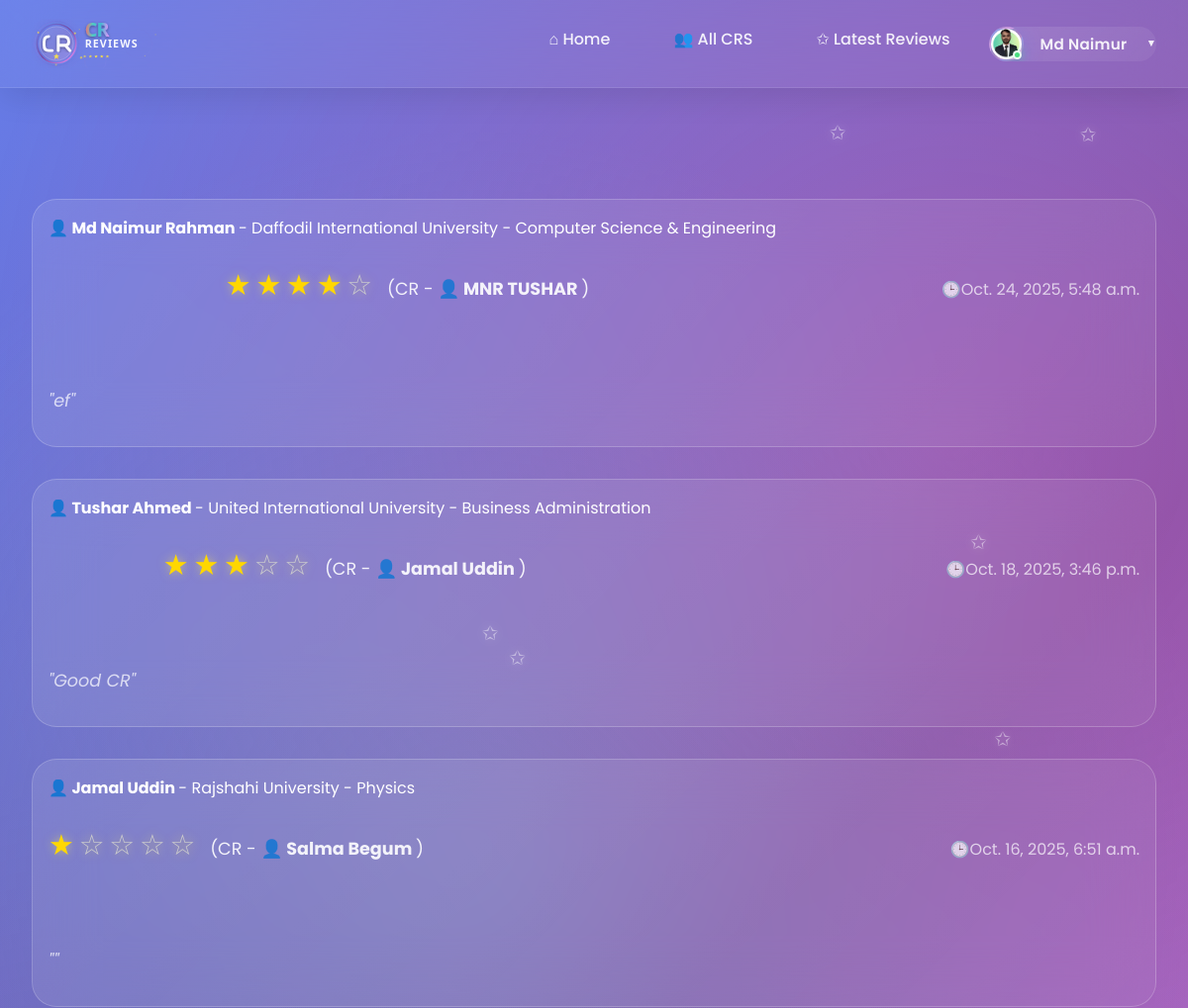
The app's page /latest_reviews/ (signed in, upper part), older data.
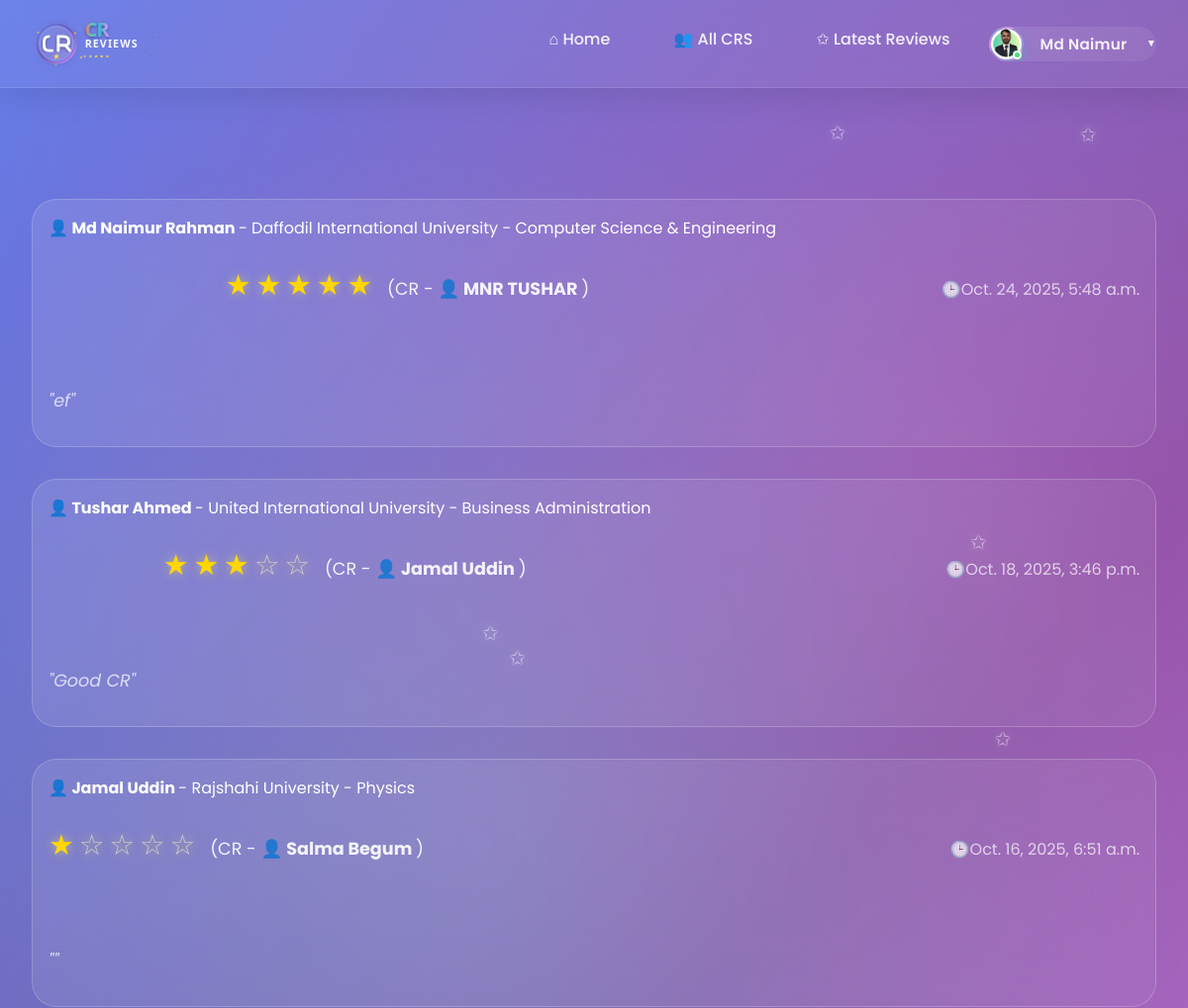
The same page, newer data.
### cr/models.py (models this page shows, shortened)
class Review(models.Model):
    user=models.OneToOneField('userprofile.User', on_delete=models.CASCADE,related_name='userreviews')
    cr_profile=models.ForeignKey(CrProfile, on_delete=models.CASCADE,related_name='cr_reviews')
    rating = models.PositiveSmallIntegerField()
    description = models.TextField(blank=True, null=True)
    slug = models.SlugField(unique=True, blank=True)
    created_at = models.DateTimeField(auto_now_add=True)
    updated_at = models.DateTimeField(auto_now=True)
    deleted_at = models.DateTimeField(blank=True, null=True)

class University(models.Model):
    Public = "Public"
    Private = "Private"
    university_type = [
        (Public,"Public"),
        (Private,"Private"),
    ]
    title =models.CharField(max_length=100,unique=True,blank=False,null=False)
    type =models.CharField(max_length=100,choices=university_type)
    address=models.CharField(max_length=150, blank=True, null=True)
    slug=models.SlugField(blank=True,unique=True)
    created_at=models.DateTimeField(auto_now_add=True)
    updated_at=models.DateTimeField(auto_now=True)
    daleted_at=models.DateTimeField(auto_now=True,blank=True,null=True)
    def __str__(self):
        return self.title

class Department(models.Model):
    university=models.ForeignKey(University, on_delete=models.CASCADE,related_name='departments')
    title=models.CharField(max_length=50,unique=True,blank=False,null=False)
    code=models.CharField(max_length=50,unique=True,blank=True,null=True)
    slug=models.SlugField(blank=True,unique=True)
    created_at=models.DateTimeField(auto_now_add=True)
    updated_at=models.DateTimeField(auto_now=True)
    daleted_at=models.DateTimeField(auto_now=True,blank=True,null=True)
    def __str__(self):
        return self.title

class CrProfile(models.Model):
    user=models.OneToOneField('userprofile.User', on_delete=models.CASCADE,related_name='user_profile')
    university=models.ForeignKey(University, on_delete=models.CASCADE,related_name='university_crs')
    department=models.ForeignKey(Department, on_delete=models.CASCADE,related_name='department_crs')
    cr_status = models.CharField(
    max_length=20,
    choices=[('Present', 'Present CR'), ('Former', 'Former CR')],
    default='Present'
    )
    profile_picture = models.ImageField(upload_to='cr_profile_pictures/', blank=True, null=True)
    name = models.CharField(max_length=100)
    gender = models.CharField(choices=[('M', 'Male'), ('F', 'Female')], max_length=1)
    email = models.EmailField(blank=True, null=True)
    phone = models.CharField(max_length=30, blank=True, null=True)
    st_id = models.CharField(max_length=50, unique=True)
    batch = models.CharField(max_length=20)
    dept_batch = models.CharField(max_length=20 , blank=True, null=True)
    section = models.CharField(max_length=10)
    bio = models.TextField(blank=True, null=True)
    date_of_birth = models.DateField(blank=True, null=True)
    slug = models.SlugField(unique=True, blank=True)
    facebook_url = models.URLField(default='https://www.facebook.com/')
    instagram_url = models.URLField(default='https://www.instagram.com/')
    linkedin_url = models.URLField(default='https://www.linkedin.com/')
    created_at=models.DateTimeField(auto_now_add=True)
    updated_at=models.DateTimeField(auto_now=True)
    deleted_at=models.DateTimeField(auto_now=True,blank=True,null=True)

### userprofile/models.py (models this page shows, shortened)
class User(AbstractBaseUser,PermissionsMixin):
    university=models.ForeignKey(University, on_delete=models.SET_NULL,related_name='university',null=True,blank=True)
    department=models.ForeignKey(Department, on_delete=models.SET_NULL,related_name='department',null=True,blank=True)
    profile_picture=models.ImageField(upload_to=user_profile_picture_path,null=True,blank=True)
    first_name = models.CharField(max_length=50)
    last_name = models.CharField(max_length=50)
    gender = models.CharField(choices=[('M', 'Male'), ('F', 'Female')], max_length=1)
    email = models.EmailField(unique=True)
    phone=models.CharField(max_length=20,null=True,blank=True)
    date_of_birth=models.DateField(null=True,blank=True)
    student_id=models.CharField(max_length=50,unique=True,null=True,blank=True)
    batch=models.CharField(max_length=20,null=True,blank=True)
    dept_batch = models.CharField(max_length=20 , blank=True, null=True)
    section=models.CharField(max_length=20,null=True,blank=True)
    bio=models.TextField(null=True,blank=True)
    facebook_url=models.URLField(default='https://www.facebook.com/')
    instagram_url=models.URLField(default='https://www.instagram.com/')
    linkedin_url=models.URLField(default='https://www.linkedin.com/')
    role=models.CharField(max_length=20, default='student')
    slug=models.SlugField(blank=True,unique=True)
    is_active = models.BooleanField(default=True)
    is_staff = models.BooleanField(default=False)
    created_at = models.DateTimeField(auto_now_add=True)
    updated_at = models.DateTimeField(auto_now=True)
    deleted_at = models.DateTimeField(blank=True, null=True)
    USERNAME_FIELD = 'email'
    REQUIRED_FIELDS = ['first_name','last_name']
    objects = CustomUserManager()
    def get_full_name(self):
        return f"{self.first_name} {self.last_name}"

### cr/views.py (the view)
# urls.py: path('latest_reviews/',latest_reviews,name='latest_reviews'),
def latest_reviews(request):
    reviews=Review.objects.all().order_by('-created_at')
    paginator = Paginator(reviews,10)
    page_number = request.GET.get('page',1)
    try:
        reviews = paginator.page(page_number)
    except PageNotAnInteger:
        reviews = paginator.page(1)
    except EmptyPage:
        reviews = paginator.page(1)
    context={
        'review':reviews,
        'paginator':paginator,
    }
    return render(request,'latest_reviews.html',context)

### templates/latest_reviews.html (shortened to what this page needs)
{% extends 'base.html' %}
{% load  static %}
{% block content %}
    <div id="latest-reviews" class="page">
        <div class="container">
            <div class="section">
                 {% for review in review %}
                <div class="review-card">
                    <div class="review-header">
                        <div>
                             <strong><a href="{% url 'user_view' review.user.slug %}" style="text-decoration: none; color: inherit;">👤 {{review.user.get_full_name}}</a> </strong> - {{review.user.university}} - {{review.user.department}}
                            <div class="rating">
                                {% for i in "12345" %} {% if forloop.counter <= review.rating %}
                                <span class="star filled">★</span>
                                {% else %}
                                <span class="star">☆</span>
                                {% endif %}
                                {% endfor %}
                                <span class="review_cr">(CR - <strong><a href="{% url 'cr_profile' review.cr_profile.slug %}" style="text-decoration: none; color: inherit;">👤 {{review.cr_profile.name}}</a> </strong>)</span>
                            </div>
                        </div>
                        <div style="color: rgba(255,255,255,0.7); font-weight: 400;">🕒{{review.created_at}}</div>
                    </div>
                    <div class="review-text">
                        "{{review.description}}"
                    </div>
                </div>
                {% endfor %}
            </div>
        </div>
    </div>
{% endblock content %}

Row changes from the older to the newer data that the page shows:
changed Review "ef": rating 4 → 5 (drawn)
